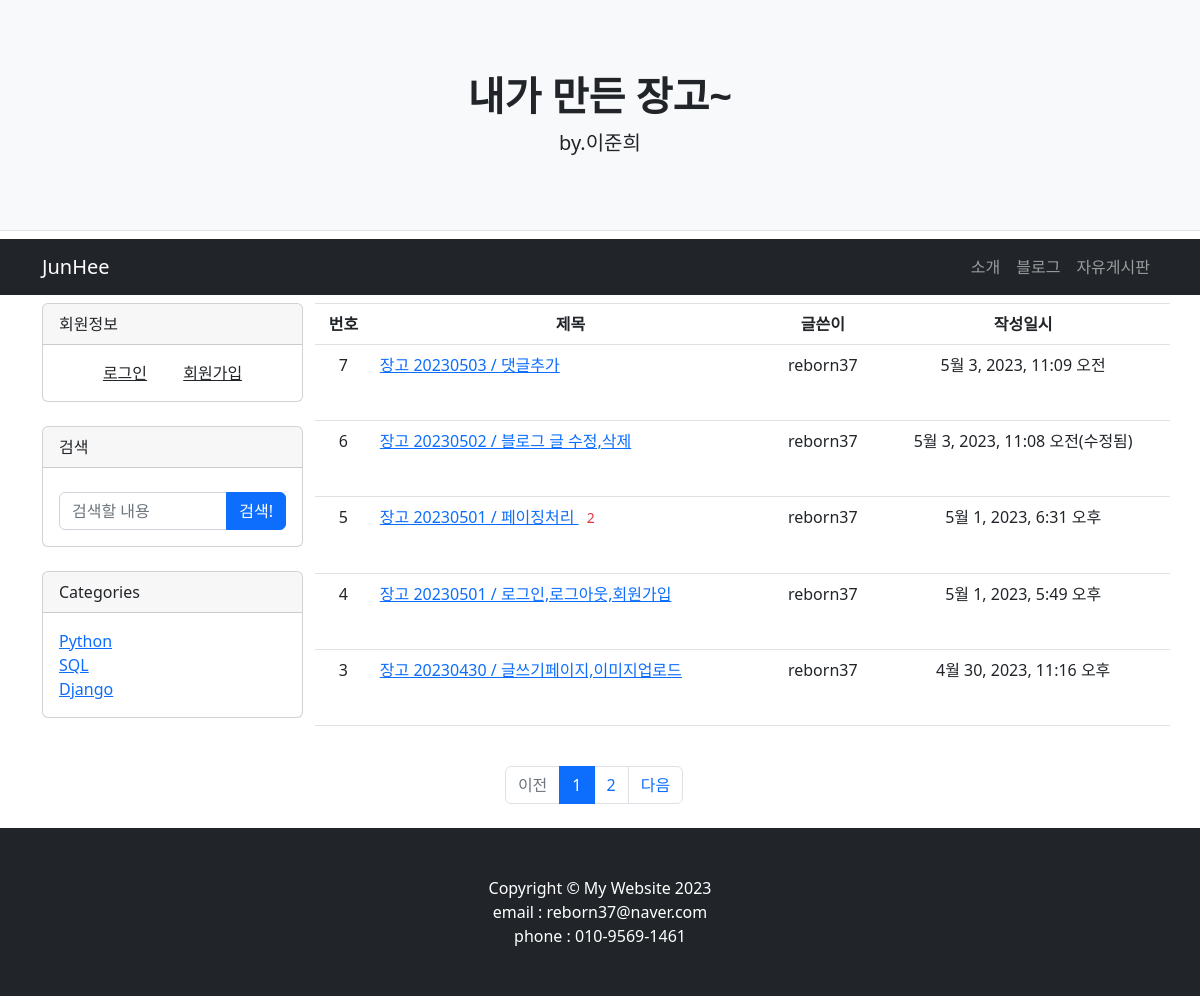
Screenshot of /blog/ with the database file from the repository.
### blog/models.py (models this page shows, shortened)
class Post(models.Model):
    id = models.AutoField(primary_key=True)
    title = models.CharField(max_length=200)
    author = models.ForeignKey(User, on_delete=models.CASCADE, related_name='author_question')
    content = models.TextField()
    create_date = models.DateTimeField()
    modify_date = models.DateTimeField(null=True, blank=True)
    click = models.IntegerField(null=True, default=0) # 클릭
    category = models.ForeignKey(Category,null=True,blank=True,on_delete=models.SET_NULL,related_name='blog_category')
    class Meta:
        db_table = 'post'

### blog/views.py (the view, shortened to what this page needs)
# urls.py: path('', views.bloghome,name='bloghome'),
def bloghome(request):
    posts = countpost(request)
    comments = countcomment(request)
    page = request.GET.get('page', '1') # 페이지
    kw = request.GET.get('kw', '')  # 검색어
    post_list = Post.objects.order_by('-create_date')
    paginator = Paginator(post_list, 5)  # 페이지당 10개씩 보여주기
    page_obj = paginator.get_page(page)
    context = {'post_list': page_obj, 'page': page, 'kw': kw, 'posts':posts,'comments':comments}
    return render(request, 'blog/blogmain.html', context)

### blog/templatetags/blog_filter.py (called while the page is built)
@register.filter
def sub(value, arg):
    return value - arg

### blog/views.py (called while the page is built)
def countpost(request):
    if request.user in User.objects.all(): # 유저가 로그인하면
        return Post.objects.filter(author_id=request.user).count() # 유저의 아이디=포스트 작성자 아이디 인 포스트들의 갯수를 세서 posts에 담아서 render
    else:
        return Post.objects

def countcomment(request):
    if request.user in User.objects.all():
        return Comment.objects.filter(author_id=request.user).count()
    else:
        return Comment.objects

### templates/blog/blogmain.html (shortened to what this page needs)
{% extends 'base.html' %}
{% load blog_filter %}
{% block content%}
<div class="container">
    <div class="row">
        {% include  "leftbox.html" %}
        <table class="table">
            <thead class='table-bordered'>
                <tr class=' text-center'>
                    <th>번호</th>
                    <th sytle="width:50%">제목</th>
                    <th>글쓴이</th>
                    <th>작성일시</th>
                </tr>
            </thead>
            <tbody>
            {% if post_list %}
            {% for post in post_list %}
                <tr class="text-center">
                    <td>
                        {{ post_list.paginator.count|sub:post_list.start_index|sub:forloop.counter0|add:1 }}
                    </td>
                    <td class='text-start'>
                        <a href="{% url 'blog:detail' post.id %}">{{ post.title }} </a>
                        {% if post.comment_set.count > 0 %}
                        <span class="text-danger small mx-2">{{ post.comment_set.count }}</span>
                        {% endif %}
                    </td>
                    <td>{{ post.author.username }}</td>
                    {% if post.modify_date %}
                    <td>{{ post.modify_date }}(수정됨)</td>
                    {% else %}
                    <td>{{ post.create_date }}</td>
                    {% endif %}
                </tr>
            {% endfor %}
            {% else %}
            <tr>
                <td colspan="4">게시글이 없습니다.</td>
            </tr>
            {% endif %}
            </tbody>
        </table>
        <ul class="pagination justify-content-center my-4">
            {% if post_list.has_previous %}
            <li class="page-item">
                <a class="page-link" href="?page={{ post_list.previous_page_number }}">이전</a>
            </li>
            {% else %}
            <li class="page-item disabled">
                <a class="page-link" tabindex="-1" aria-disabled="true" href="#">이전</a>
            </li>
            {% endif %}
            {% for page_number in post_list.paginator.page_range %}
            {% if page_number == post_list.number %}
            <li class="page-item active" aria-current="page">
                <a class="page-link" href="?page={{ page_number }}">{{ page_number }}</a>
            </li>
            {% else %}
            <li class="page-item">
                <a class="page-link" href="?page={{ page_number }}">{{ page_number }}</a>
            </li>
            {% endif %}
            {% endfor %}
            {% if post_list.has_next %}
            <li class="page-item">
                <a class="page-link" href="?page={{ post_list.next_page_number }}">다음</a>
            </li>
            {% else %}
            <li class="page-item disabled">
                <a class="page-link" tabindex="-1" aria-disabled="true" href="#">다음</a>
            </li>
            {% endif %}
        </ul>
    </div>
</div>
{% endblock %}

### rows the page displays
Post: paginator.count|sub "7", title "장고 20230503 / 댓글추가", author.username "reborn37", create_date "5월 3, 2023, 11:09 오전"
Post: paginator.count|sub "6", title "장고 20230502 / 블로그 글 수정,삭제", author.username "reborn37", modify_date "5월 3, 2023, 11:08 오전"
Post: paginator.count|sub "5", title "장고 20230501 / 페이징처리", comment_set.count "2", author.username "reborn37", create_date "5월 1, 2023, 6:31 오후"
Post: paginator.count|sub "4", title "장고 20230501 / 로그인,로그아웃,회원가입", author.username "reborn37", create_date "5월 1, 2023, 5:49 오후"
Post: paginator.count|sub "3", title "장고 20230430 / 글쓰기페이지,이미지업로드", author.username "reborn37", create_date "4월 30, 2023, 11:16 오후"

### other values shown
{{ page_number }} "1"
{{ page_number }} "2"
